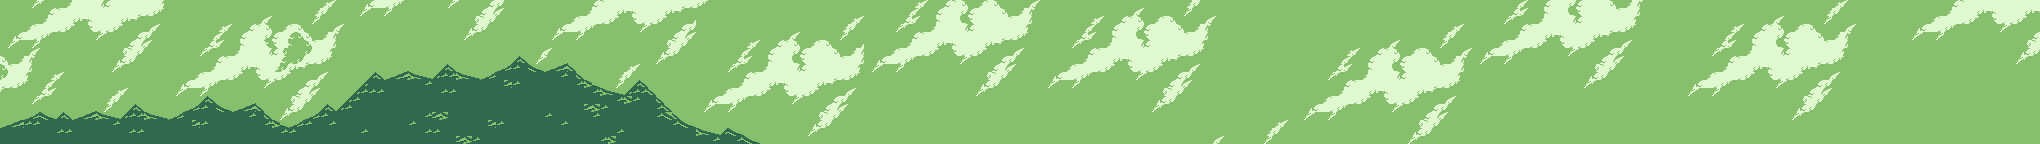

Rendered tile map (Tiled .tmx) drawn with the repository's tilesets; below, a short description and the map source with its tile grids summarised:
An orthogonal 255x18 tile map with 8x8 px tiles, 1 tile layer (Tile Layer 1).

<map version="1.4" tiledversion="1.4.3" orientation="orthogonal" renderorder="right-down" width="255" height="18" tilewidth="8" tileheight="8" infinite="0" nextlayerid="2" nextobjectid="1">
 <tileset firstgid="1" source="lvl_source1.tsx" />
 <layer id="1" name="Tile Layer 1" width="255" height="18">
  <data>[4590 cells, 4590 non-empty, 58 distinct tile ids]</data>
 </layer>
</map>